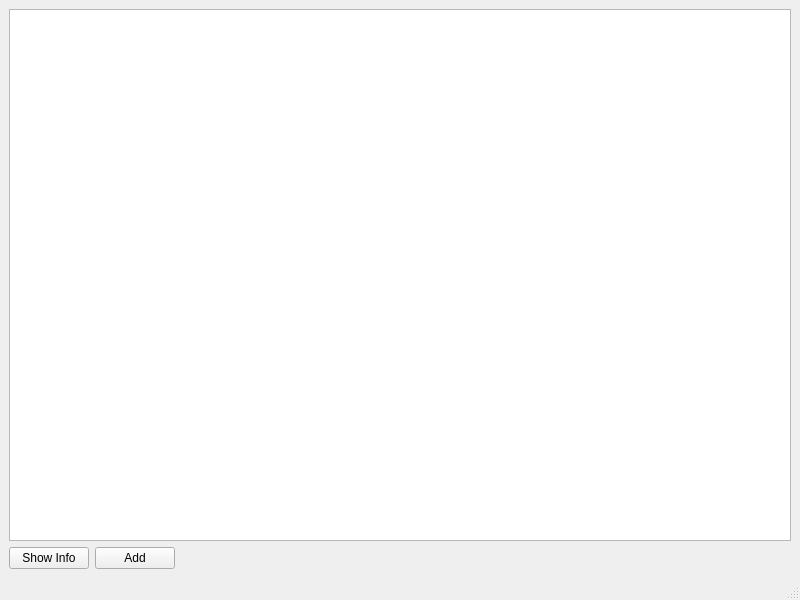
<?xml version="1.0" encoding="UTF-8"?>
<ui version="4.0">
 <class>MainWindow</class>
 <widget class="QMainWindow" name="MainWindow">
  <property name="geometry">
   <rect>
    <x>0</x>
    <y>0</y>
    <width>800</width>
    <height>600</height>
   </rect>
  </property>
  <property name="windowTitle">
   <string>Character Database Client</string>
  </property>
  <widget class="QWidget" name="centralwidget">
   <layout class="QVBoxLayout" name="verticalLayout">
    <item>
     <widget class="QTableView" name="tableView">
      <property name="selectionMode">
       <enum>QAbstractItemView::SingleSelection</enum>
      </property>
      <property name="selectionBehavior">
       <enum>QAbstractItemView::SelectRows</enum>
      </property>
      <property name="showGrid">
       <bool>false</bool>
      </property>
      <attribute name="horizontalHeaderStretchLastSection">
       <bool>true</bool>
      </attribute>
     </widget>
    </item>
    <item>
     <layout class="QHBoxLayout" name="horizontalLayout">
      <item>
       <widget class="QPushButton" name="showInfoButton">
        <property name="text">
         <string>Show Info</string>
        </property>
       </widget>
      </item>
      <item>
       <widget class="QPushButton" name="addButton">
        <property name="text">
         <string>Add</string>
        </property>
       </widget>
      </item>
      <item>
       <spacer name="horizontalSpacer">
        <property name="orientation">
         <enum>Qt::Horizontal</enum>
        </property>
        <property name="sizeHint" stdset="0">
         <size>
          <width>40</width>
          <height>20</height>
         </size>
        </property>
       </spacer>
      </item>
     </layout>
    </item>
   </layout>
  </widget>
  <widget class="QStatusBar" name="statusbar"/>
 </widget>
 <resources/>
 <connections/>
</ui>
